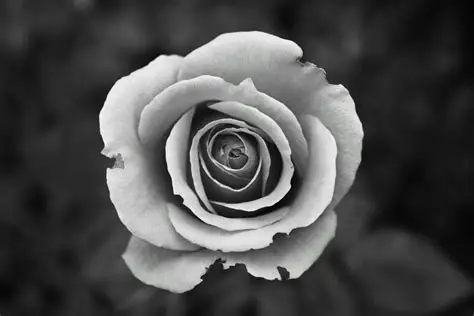
#> input picture Data_Compression/2DPredictor/bw_image.png, 474 x 316 px
$ python 2DPredictor.py
#> lines starting #> are read from the running program, lines starting #| are printed output that depends on the picture
#> the answer given: 1
#> the answer given: bw_image.png
#> the answer given: 3
#> the answer given: out.png
import numpy as np
from PIL import Image
import math
import matplotlib.pyplot as plt

# ----------------- FAST POWER -----------------
def fast_power(base, exp):
    result = 1
    while exp > 0:
        if exp & 1:
            result *= base
        base *= base
        exp >>= 1
    return result

# ----------------- COMPRESSION -----------------
def compress_image(image_path, b, save_path="compressed.npz"):
    # Open image and convert to grayscale
#> called with image_path = 'bw_image.png', b = 3, save_path = 'out.png'
    img = Image.open(image_path).convert('L')
    arr = np.array(img, dtype=int)
    h, w = arr.shape
#> h = 316; w = 474

    # Predictor array
    pred = np.zeros_like(arr)
    pred[0, :] = arr[0, :]
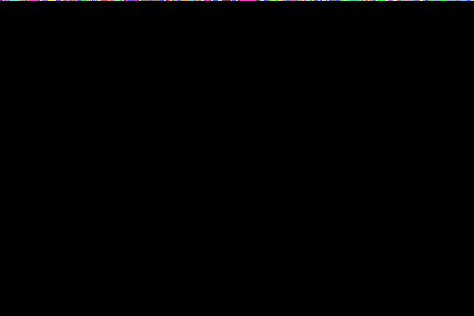
#> pred: shape (316, 474) int64; 61 distinct labels, from 0 to 81; one colour per label, 0 black
    pred[:, 0] = arr[:, 0]
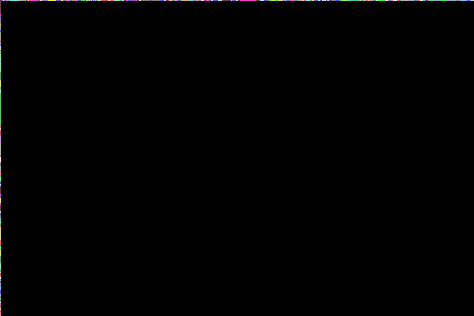
#> pred: shape (316, 474) int64; 62 distinct labels, from 0 to 81; one colour per label, 0 black

    # Predictor for interior pixels
    for i in range(1, h):
        for j in range(1, w):
            if arr[i-1, j-1] <= min(arr[i, j-1], arr[i-1, j]):
                pred[i, j] = max(arr[i, j-1], arr[i-1, j])
            elif arr[i-1, j-1] >= max(arr[i, j-1], arr[i-1, j]):
                pred[i, j] = min(arr[i, j-1], arr[i-1, j])
            else:
                pred[i, j] = arr[i, j-1] + arr[i-1, j] - arr[i-1, j-1]

    # Compute difference
    diff = arr - pred
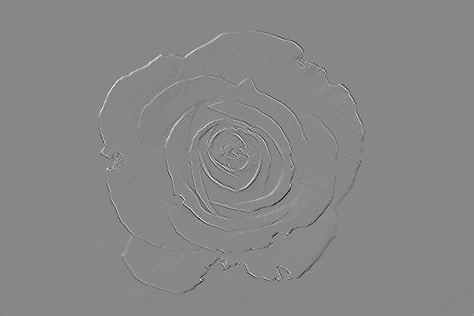
#> diff: shape (316, 474) int64; min -155, max 137, mean 0; drawn with min black and max white
    minE = np.min(diff[1:,1:]) if h>1 and w>1 else 0
#> minE = -155
    maxE = np.max(diff[1:,1:]) if h>1 and w>1 else 0
#> maxE = 137

    target = fast_power(2, b)
    target = max(target, 1)

    range_val = maxE - minE
#> range_val = 292
    step = 1.0 if range_val == 0 else range_val / target
#> step = 36.5

    # Build quantization map
    mp = {}
    for k in range(target):
        left = minE + k * step
        right = minE + (k+1) * step
        Li = math.ceil(left)
        Ri = math.floor(right)
        if k == target - 1:
            Ri = maxE
        if Ri < Li:
            Ri = Li
        mp[k] = (Li, Ri)
#> this loop made 8 passes
#> (left, right, Li) on passes 1 to 8: (-155, -118.5, -155), (-118.5, -82, -118), (-82, -45.5, -82), (-45.5, -9, -45), (-9, 27.5, -9), (27.5, 64, 28), (64, 100.5, 64), (100.5, 137, 101)
#> after the loop, mp = {0: (-155, -119), 1: (-118, -82), 2: (-82, -46), 3: (-45, -9), 4: (-9, 27), 5: (28, 64), 6: (64, 100), 7: (101, 137)}

    # Quantize difference
    q_diff = np.zeros_like(diff)
    for i in range(1, h):
        for j in range(1, w):
            normalized = (diff[i,j] - minE)/step
            num = int(normalized + 1e-9)
            num = max(0, min(num, target-1))
            q_diff[i,j] = num
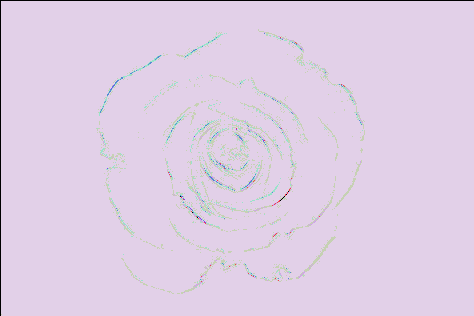
#> q_diff: shape (316, 474) int64; 8 distinct labels, from 0 to 7; one colour per label, 0 black

    # De-quantized diff
    deq_diff = np.zeros_like(diff)
    for i in range(1,h):
        for j in range(1,w):
            L,R = mp[q_diff[i,j]]
            deq_diff[i,j] = (L + R)//2

    # Reconstruct image
    orig = np.zeros_like(arr)
    orig[0,:] = arr[0,:]
    orig[:,0] = arr[:,0]
    orig[1:,1:] = pred[1:,1:] + deq_diff[1:,1:]
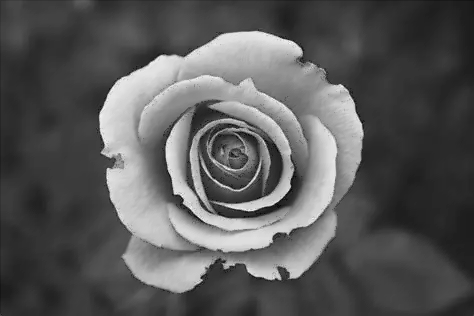
#> orig: shape (316, 474) int64; min -17, max 272, mean 84.7; drawn with min black and max white

    # Compute compression ratio
    orig_bits = h*w*8
#> orig_bits = 1198272
    comp_bits = (h-1)*(w-1)*b + (h+w)*8
#> comp_bits = 453305
    compression_ratio = orig_bits / comp_bits
#> compression_ratio = 2.64

    # Save compressed data
    np.savez_compressed(save_path,
                        q_diff=q_diff,
                        mp=mp,
                        first_row=arr[0,:],
                        first_col=arr[:,0],
                        pred=pred,
                        shape=arr.shape)

    print(f"\nCompression done! Data saved to '{save_path}'")
    print(f"Compression Ratio: {compression_ratio:.2f}\n")
#| Compression Ratio: 2.64

    # Display all 6 images with titles
    fig, axes = plt.subplots(2, 3, figsize=(12,8))
    axes = axes.ravel()

    images = [arr, pred, diff, q_diff*(255/(2**b-1)), deq_diff, orig]
    titles = ["Original", "Predicted", "Error", "Quantized", "De-quantized", "Reconstructed"]

    for ax, img_data, title in zip(axes, images, titles):
        ax.imshow(np.clip(img_data,0,255), cmap='gray', vmin=0, vmax=255)
        ax.set_title(title)
        ax.axis('off')
#> this loop made 6 passes
#> title on passes 1 to 6: 'Original', 'Predicted', 'Error', 'Quantized', 'De-quantized', 'Reconstructed'

    plt.tight_layout()
    plt.show()
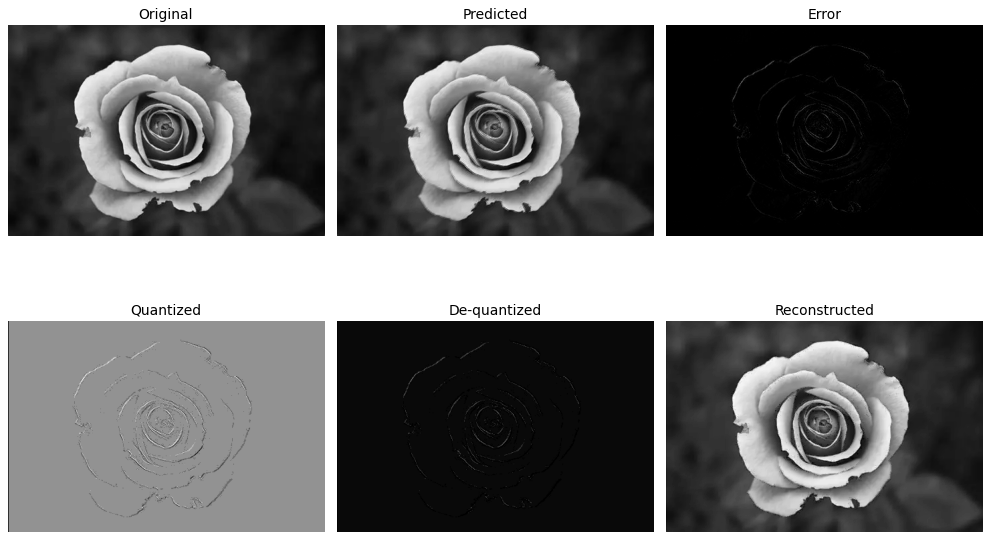
#> figure drawn by matplotlib, 6 panels

# ----------------- DECOMPRESSION -----------------
def decompress_image(compressed_path, save_image_path="reconstructed.png"):
    data = np.load(compressed_path, allow_pickle=True)
    q_diff = data['q_diff']
    mp = data['mp'].item()
    first_row = data['first_row']
    first_col = data['first_col']
    pred = data['pred']
    h, w = data['shape']

    # Reconstruct
    orig = np.zeros((h,w), dtype=int)
    orig[0,:] = first_row
    orig[:,0] = first_col
    orig[1:,1:] = pred[1:,1:]

    # De-quantized diff
    deq_diff = np.zeros_like(q_diff)
    for i in range(1,h):
        for j in range(1,w):
            L,R = mp[q_diff[i,j]]
            deq_diff[i,j] = (L + R)//2
            orig[i,j] += deq_diff[i,j]

    # Save reconstructed image
    reconstructed_img = Image.fromarray(np.clip(orig,0,255).astype(np.uint8))
    reconstructed_img.save(save_image_path)
    print(f"Decompression done! Image saved as '{save_image_path}'")
    reconstructed_img.show()

# ----------------- MENU -----------------
def main():
    while True:
        print("\n===== Predictor Quantization Menu =====")
        print("1. Compress an image")
        print("2. Decompress an image")
        print("3. Exit")
        choice = input("Enter your choice (1/2/3): ")

        if choice == "1":
            image_path = input("Enter path to image: ")
#> (the run stopped early here; a loop or call above may not have finished)
